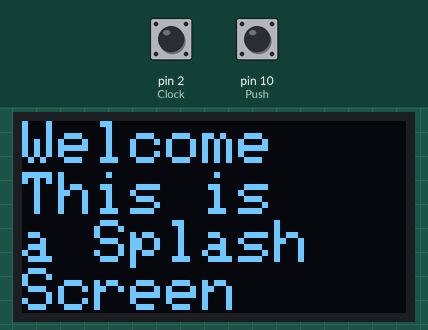
A sketch run on a simulated Arduino Uno, built with avr-gcc and run on an emulated ATmega328P. Parts: 128×64 one-colour display. The inputs (shaded band) are chosen by the test bench; at power-on: pin 2 (Clock) HIGH, pin 10 (Push) HIGH. What the sketch prints to the serial monitor is not drawn.

Above: at 1.2 s.
1.3 s: pin 2 (Clock) pulled LOW for 0.15 s
At 2.4 s:
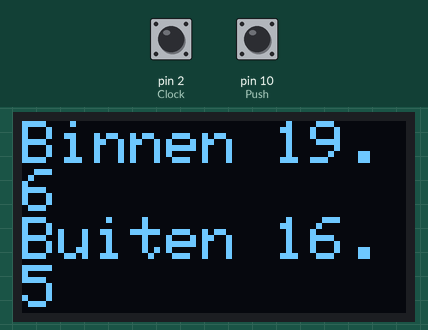
2.9 s: pin 2 (Clock) pulled LOW for 1 s
At 4.9 s:
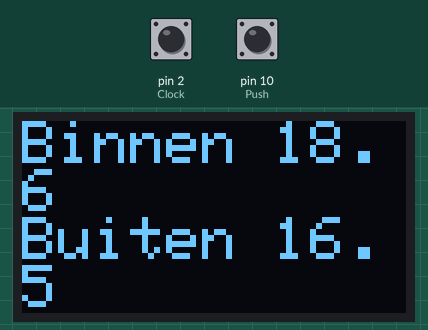
Timing chart, 0 to 6.4 s (numbered marks = the images above; inputs shaded):
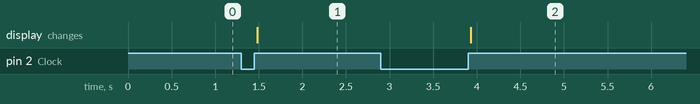

Measured:
- after the input at 1.3 s, the display: changes after 0.18 s (image 1)
- after the input at 2.9 s, the display: changes after 1.0 s (image 2)

The sketch:

HomeStation-Display.ino
```cpp
// Rotary Encoder Inputs
#define Clock 2   //Clock pin connected to D9
#define Data 0 //Data pin connected to D8
#define Push 10   //Push button pin connected to D10

#include <Wire.h>
#include <Adafruit_SSD1306.h>
#include <Adafruit_GFX.h>

#define OLED_WIDTH 128
#define OLED_HEIGHT 64

#define OLED_ADDR   0x3C

Adafruit_SSD1306 display(OLED_WIDTH, OLED_HEIGHT);

int counter = 20;                    //Use this variable to store "steps"
int currentStateClock;              //Store the status of the clock pin (HIGH or LOW)
int lastStateClock;                 //Store the PREVIOUS status of the clock pin (HIGH or LOW)
String currentDir ="";              //Use this to print text
unsigned long lastButtonPress = 0;  //Use this to store if the push button was pressed or not

void setup() {

  display.begin(SSD1306_SWITCHCAPVCC, OLED_ADDR);
  display.clearDisplay();

  display.setTextSize(2);
  display.setTextColor(WHITE);
  display.setCursor(0, 0);
  display.println("Welcome");

  display.setTextSize(2);
  display.setTextColor(WHITE);
  display.setCursor(0, 17);
  display.println("This is");
  display.println("a Splash");
  display.println("Screen");

  display.display();

  /*  Set encoder pins as inputs with pullups. If you use the Encoder Module, you don't need
   *  pullups for Clock and Data, only for the push button.*/
  pinMode(Clock,INPUT_PULLUP);
  pinMode(Data,INPUT_PULLUP);
  pinMode(Push, INPUT_PULLUP);

  // Setup Serial Monitor
  Serial.begin(9600);

  // Read the initial state of Clock pin (it could be HIGH or LOW)
  lastStateClock = digitalRead(Clock);
}

void loop() {

  // Read the current state of CLK
  currentStateClock = digitalRead(Clock);

  // If last and current state of Clock are different, then "pulse occurred"
  // React to only 1 state change to avoid double count
  if (currentStateClock != lastStateClock  && currentStateClock == 1){

    // If the Data state is different than the Clock state then
    // the encoder is rotating "CCW" so we decrement
    if (digitalRead(Data) != currentStateClock) {
      counter ++;
      currentDir ="Counterclockwise";
    } else {
      // Encoder is rotating CW so increment
      counter --;
      currentDir ="Clockwise";
    }

    Serial.print("Direction: ");
    Serial.print(currentDir);
    Serial.print(" | Counter: ");
    Serial.println(counter);

    display.clearDisplay();

    display.setTextSize(2);
    display.setTextColor(WHITE);
    display.setCursor(0, 0);
    display.println("Binnen "+(String)counter+".6");

    display.println("Buiten 16.5");

    display.display();

  }

  // We save last Clock state for next loop
  lastStateClock = currentStateClock;

  // Read the button state
  int btnState = digitalRead(Push);

  //If we detect LOW signal, button is pressed
  if (btnState == LOW) {
    //if 50ms have passed since last LOW pulse, it means that the
    //button has been pressed, released and pressed again
    if (millis() - lastButtonPress > 50) {
      Serial.println("Button pressed!");
    }

    // Remember last button press event
    lastButtonPress = millis();
  }

  // Put in a slight delay to help debounce the reading
  delay(1);
}
```
